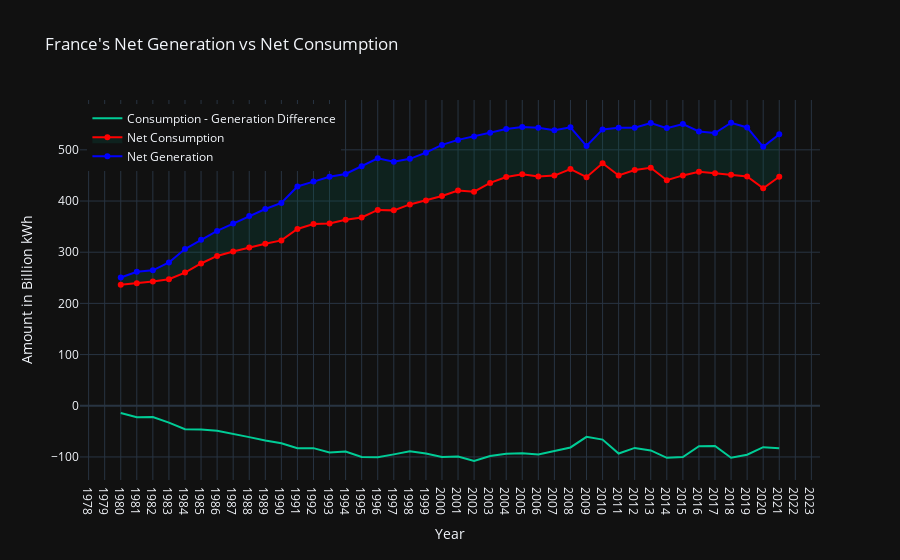

Notebook source saved alongside this figure:
### Code cell
import plotly.graph_objects as go

def get_comsumption_vs_generation_prototype(country: str):
    timeline = new_df[new_df["Country"] == country].copy()
    
    fig = go.Figure()
    
    # Calculate the difference between generation and consumption
    difference = timeline["net consumption"] - timeline["net generation"]
    timeline["difference"] = difference
    
    # Add lines for generation and consumption
    fig.add_trace(go.Scatter(x=timeline["Year"], y=timeline["net generation"],
                             mode='lines+markers', name='Net Generation',
                             hoverinfo='x+y', line=dict(color='blue'),
                             hovertemplate='%{y}'))
    
    fig.add_trace(go.Scatter(x=timeline["Year"], y=timeline["net consumption"],
                             mode='lines+markers', fill='tonexty', fillcolor='rgba(0,100,80,0.2)', name='Net Consumption',
                             hoverinfo='x+y', line=dict(color='red'),
                             hovertemplate='%{y}'))
    
    # Add area for the difference
    fig.add_trace(go.Scatter(x=timeline["Year"], y=difference,
                              mode='lines', name='Consumption - Generation Difference',
                              hoverinfo='x+y', hovertemplate='%{y}'))
    
    fig.update_layout(title=f"{country}'s Net Generation vs Net Consumption",
                      xaxis_title='Year',
                      yaxis_title='Amount in Billion kWh',
                      legend=dict(yanchor="top", y=0.99, xanchor="left", x=0.01),
                      xaxis=dict(tickmode='linear', tick0=1980, dtick=1),
                      hovermode='x unified')
    
    return fig

get_comsumption_vs_generation_prototype("France")

### Figure 1 — Plotly figure (JSON) as saved in the notebook; plotly's stock layout.template omitted (floating-point values rounded to 4 significant figures)
{"data": [{"hoverinfo": "x+y", "hovertemplate": "%{y}", "line": {"color": "blue"}, "mode": "lines+markers", "name": "Net Generation", "type": "scatter", "x": [1980, 1981, 1982, 1983, 1984, 1985, 1986, 1987, 1988, 1989, 1990, 1991, 1992, 1993, 1994, 1995, 1996, 1997, 1998, 1999, 2000, 2001, 2002, 2003, 2004, 2005, 2006, 2007, 2008, 2009, 2010, 2011, 2012, 2013, 2014, 2015, 2016, 2017, 2018, 2019, 2020, 2021], "y": [250.5, 261.9, 264.5, 280.0, 306.1, 324.3, 341.5, 355.9, 370.6, 384.5, 396.2, 428.5, 438.0, 447.4, 452.9, 467.8, 483.4, 476.8, 482.4, 494.5, 509.6, 519.5, 526.1, 533.6, 540.6, 544.7, 543.0, 538.1, 544.0, 507.4, 539.9, 543.2, 543.1, 552.4, 542.4, 550.2, 536.0, 533.0, 552.9, 543.8, 506.0, 530.4]}, {"fill": "tonexty", "fillcolor": "rgba(0,100,80,0.2)", "hoverinfo": "x+y", "hovertemplate": "%{y}", "line": {"color": "red"}, "mode": "lines+markers", "name": "Net Consumption", "type": "scatter", "x": [1980, 1981, 1982, 1983, 1984, 1985, 1986, 1987, 1988, 1989, 1990, 1991, 1992, 1993, 1994, 1995, 1996, 1997, 1998, 1999, 2000, 2001, 2002, 2003, 2004, 2005, 2006, 2007, 2008, 2009, 2010, 2011, 2012, 2013, 2014, 2015, 2016, 2017, 2018, 2019, 2020, 2021], "y": [236.4, 239.3, 242.6, 247.1, 260.2, 277.9, 292.7, 301.4, 309.4, 316.5, 323.0, 345.4, 355.2, 356.1, 363.6, 367.8, 382.6, 381.7, 393.4, 401.2, 409.7, 420.5, 418.2, 435.4, 447.0, 452.1, 447.8, 449.7, 462.5, 446.6, 473.8, 449.9, 460.7, 465.2, 440.7, 450.0, 457.0, 454.2, 451.3, 448.0, 425.1, 447.4]}, {"hoverinfo": "x+y", "hovertemplate": "%{y}", "mode": "lines", "name": "Consumption - Generation Difference", "type": "scatter", "x": [1980, 1981, 1982, 1983, 1984, 1985, 1986, 1987, 1988, 1989, 1990, 1991, 1992, 1993, 1994, 1995, 1996, 1997, 1998, 1999, 2000, 2001, 2002, 2003, 2004, 2005, 2006, 2007, 2008, 2009, 2010, 2011, 2012, 2013, 2014, 2015, 2016, 2017, 2018, 2019, 2020, 2021], "y": [-14.06, -22.56, -21.87, -32.9, -45.94, -46.33, -48.84, -54.44, -61.26, -67.94, -73.14, -83.13, -82.81, -91.29, -89.39, -99.99, -100.8, -95.02, -89.04, -93.3, -99.89, -99.0, -107.9, -98.16, -93.64, -92.56, -95.15, -88.43, -81.47, -60.81, -66.13, -93.34, -82.38, -87.25, -101.7, -100.2, -78.98, -78.73, -101.6, -95.76, -80.93, -82.97]}], "layout": {"hovermode": "x unified", "legend": {"x": 0.01, "xanchor": "left", "y": 0.99, "yanchor": "top"}, "title": {"text": "France's Net Generation vs Net Consumption"}, "xaxis": {"dtick": 1, "tick0": 1980, "tickmode": "linear", "title": {"text": "Year"}}, "yaxis": {"title": {"text": "Amount in Billion kWh"}}}}
